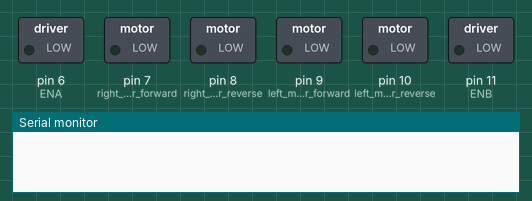
Recording of a sketch running on a simulated Arduino Uno, built with avr-gcc and run on an emulated ATmega328P. On the bench: switched loads named in the sketch (green lamp = pin HIGH), the last lines printed to the serial monitor.

Above: at 0.1 s.
At 1.6 s:
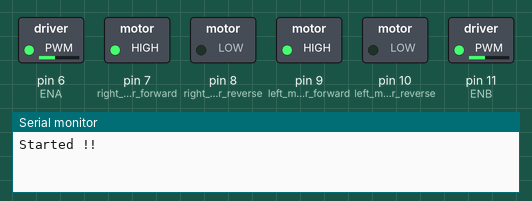
Timing chart, 0 to 3.1 s (numbered marks = the images above):
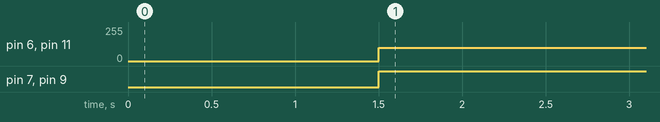

Measured:
- by itself, pin 6 (ENA), pin 11 (ENB): 0/255 → 100/255 at 1.5 s
- by itself, pin 7 (right_motor_forward), pin 9 (left_motor_forward): LOW → HIGH at 1.5 s

The sketch:

motor-driver-connection-test.ino
```cpp
#define ENA 6
#define right_motor_forward 7
#define right_motor_reverse 8
#define left_motor_forward 9
#define left_motor_reverse 10
#define ENB 11
int left_motor_speed = 100;
int right_motor_speed = 100;

// the setup function runs once when you press reset or power the board
void setup() {
  pinMode(right_motor_forward, OUTPUT);
  pinMode(right_motor_reverse, OUTPUT);
  pinMode(left_motor_forward, OUTPUT);
  pinMode(left_motor_reverse, OUTPUT);
  pinMode(ENA, OUTPUT);
  pinMode(ENB, OUTPUT);
  Serial.begin(9600);                     //setting serial monitor at a default baund rate of 9600
  delay(500);
  Serial.println("Started !!");
  delay(1000);
}

// the loop function runs over and over again forever
void loop() {
  analogWrite(ENA, left_motor_speed);
  analogWrite(ENB, right_motor_speed);
  digitalWrite(right_motor_forward, HIGH);
  digitalWrite(right_motor_reverse, LOW);
  digitalWrite(left_motor_forward, HIGH);
  digitalWrite(left_motor_reverse, LOW);
}
```
